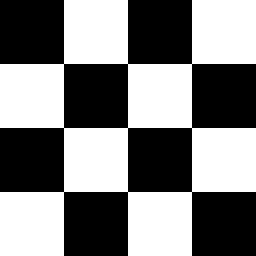
#> input picture lab_2/quad.bmp, 256 x 256 px
$ python ex_4.py
#> lines starting #> are read from the running program, lines starting #| are printed output that depends on the picture; after the words box and inside, x2 and y2 are one past the last pixel; in counts of white or black regions, pixels touching at a corner belong together
import cv2
import numpy as np
from matplotlib import pyplot as plt

# le imagem quad
img = cv2.imread('quad.bmp', 0)
#> img: shape (256, 256); 50% white; 1 white region, box (x1, y1, x2, y2) and area: (0, 0, 256, 256) 32768
dft = cv2.dft(np.float32(img), flags=cv2.DFT_COMPLEX_OUTPUT)
dft_shift = np.fft.fftshift(dft)

magnitude_spectrum = 20 * np.log(cv2.magnitude(dft_shift[:, :, 0], dft_shift[:, :, 1]))
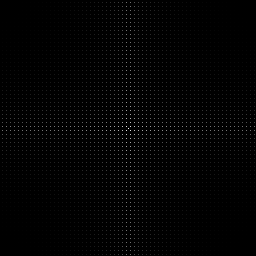
#> magnitude_spectrum: shape (256, 256) float32; 93.75% of the values are NaN or infinite; the others: min 152.4, max 318.8, mean 179.7; drawn with min black, max white, NaN and infinite black
rows, cols = img.shape
#> rows = 256; cols = 256
crow, ccol = int(rows / 2), int(cols / 2)
#> crow = 128; ccol = 128
mask = np.zeros((rows, cols, 2), np.uint8)
num = 10
mask[crow - num:crow + num, ccol - num:ccol + num] = 1
fshift = dft_shift * mask
f_ishift = np.fft.ifftshift(fshift)
img_back = cv2.idft(f_ishift)
img_back = cv2.magnitude(img_back[:, :, 0], img_back[:, :, 1])
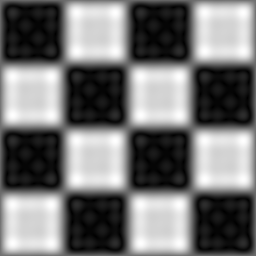
#> img_back: shape (256, 256) float32; min 61498.6, max 19580594, mean 8978175; drawn with min black and max white
plt.subplot(121), plt.imshow(img, cmap='gray')
plt.title('Input Image'), plt.xticks([]), plt.yticks([])
plt.subplot(122), plt.imshow(img_back, cmap='gray')
plt.title('Magnitude Spectrum'), plt.xticks([]), plt.yticks([])

plt.plot(img_back[50])


plt.show()
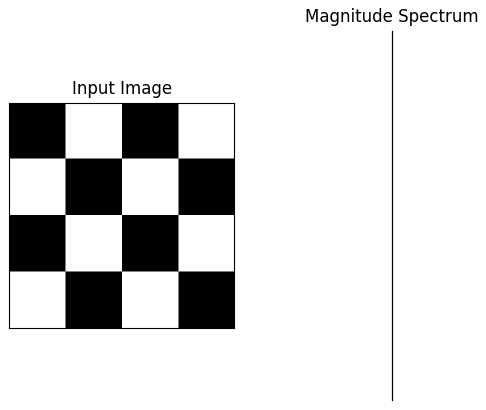
#> figure drawn by matplotlib, 2 panels
